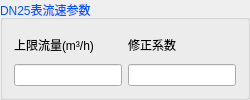
         <widget class="QGroupBox" name="gBox_DN25_Flow">
          <property name="palette">
           <palette>
            <active>
             <colorrole role="WindowText">
              <brush brushstyle="SolidPattern">
               <color alpha="255">
                <red>0</red>
                <green>85</green>
                <blue>255</blue>
               </color>
              </brush>
             </colorrole>
            </active>
            <inactive>
             <colorrole role="WindowText">
              <brush brushstyle="SolidPattern">
               <color alpha="255">
                <red>0</red>
                <green>85</green>
                <blue>255</blue>
               </color>
              </brush>
             </colorrole>
            </inactive>
            <disabled>
             <colorrole role="WindowText">
              <brush brushstyle="SolidPattern">
               <color alpha="255">
                <red>120</red>
                <green>120</green>
                <blue>120</blue>
               </color>
              </brush>
             </colorrole>
            </disabled>
           </palette>
          </property>
          <property name="title">
           <string>DN25表流速参数</string>
          </property>
          <layout class="QHBoxLayout" name="horizontalLayout_13">
           <item>
            <layout class="QVBoxLayout" name="verticalLayout_23">
             <item>
              <widget class="QLabel" name="label_35">
               <property name="minimumSize">
                <size>
                 <width>90</width>
                 <height>25</height>
                </size>
               </property>
               <property name="maximumSize">
                <size>
                 <width>16777215</width>
                 <height>40</height>
                </size>
               </property>
               <property name="palette">
                <palette>
                 <active>
                  <colorrole role="WindowText">
                   <brush brushstyle="SolidPattern">
                    <color alpha="255">
                     <red>0</red>
                     <green>0</green>
                     <blue>0</blue>
                    </color>
                   </brush>
                  </colorrole>
                 </active>
                 <inactive>
                  <colorrole role="WindowText">
                   <brush brushstyle="SolidPattern">
                    <color alpha="255">
                     <red>0</red>
                     <green>0</green>
                     <blue>0</blue>
                    </color>
                   </brush>
                  </colorrole>
                 </inactive>
                 <disabled>
                  <colorrole role="WindowText">
                   <brush brushstyle="SolidPattern">
                    <color alpha="255">
                     <red>120</red>
                     <green>120</green>
                     <blue>120</blue>
                    </color>
                   </brush>
                  </colorrole>
                 </disabled>
                </palette>
               </property>
               <property name="text">
                <string>上限流量(m³/h)</string>
               </property>
              </widget>
             </item>
             <item>
              <widget class="QLineEdit" name="lineEdit_DN25_UpperFlow"/>
             </item>
            </layout>
           </item>
           <item>
            <layout class="QVBoxLayout" name="verticalLayout_24">
             <item>
              <widget class="QLabel" name="label_36">
               <property name="minimumSize">
                <size>
                 <width>55</width>
                 <height>25</height>
                </size>
               </property>
               <property name="palette">
                <palette>
                 <active>
                  <colorrole role="WindowText">
                   <brush brushstyle="SolidPattern">
                    <color alpha="255">
                     <red>0</red>
                     <green>0</green>
                     <blue>0</blue>
                    </color>
                   </brush>
                  </colorrole>
                 </active>
                 <inactive>
                  <colorrole role="WindowText">
                   <brush brushstyle="SolidPattern">
                    <color alpha="255">
                     <red>0</red>
                     <green>0</green>
                     <blue>0</blue>
                    </color>
                   </brush>
                  </colorrole>
                 </inactive>
                 <disabled>
                  <colorrole role="WindowText">
                   <brush brushstyle="SolidPattern">
                    <color alpha="255">
                     <red>120</red>
                     <green>120</green>
                     <blue>120</blue>
                    </color>
                   </brush>
                  </colorrole>
                 </disabled>
                </palette>
               </property>
               <property name="text">
                <string>修正系数</string>
               </property>
              </widget>
             </item>
             <item>
              <widget class="QLineEdit" name="lineEdit_DN25_adjust"/>
             </item>
            </layout>
           </item>
          </layout>
         </widget>
